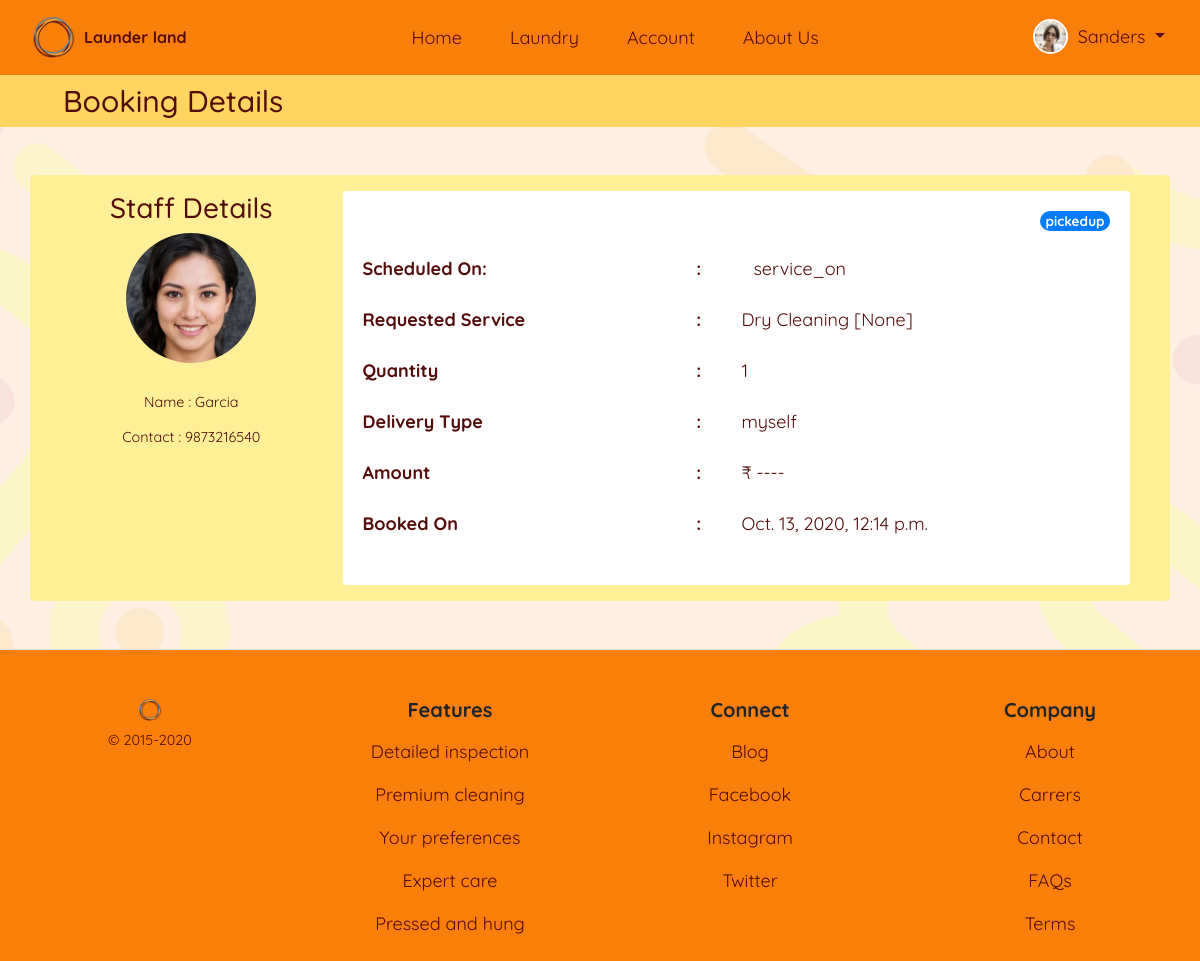
Page /laundry/mybookings/11/ (signed in) on the earlier database version.
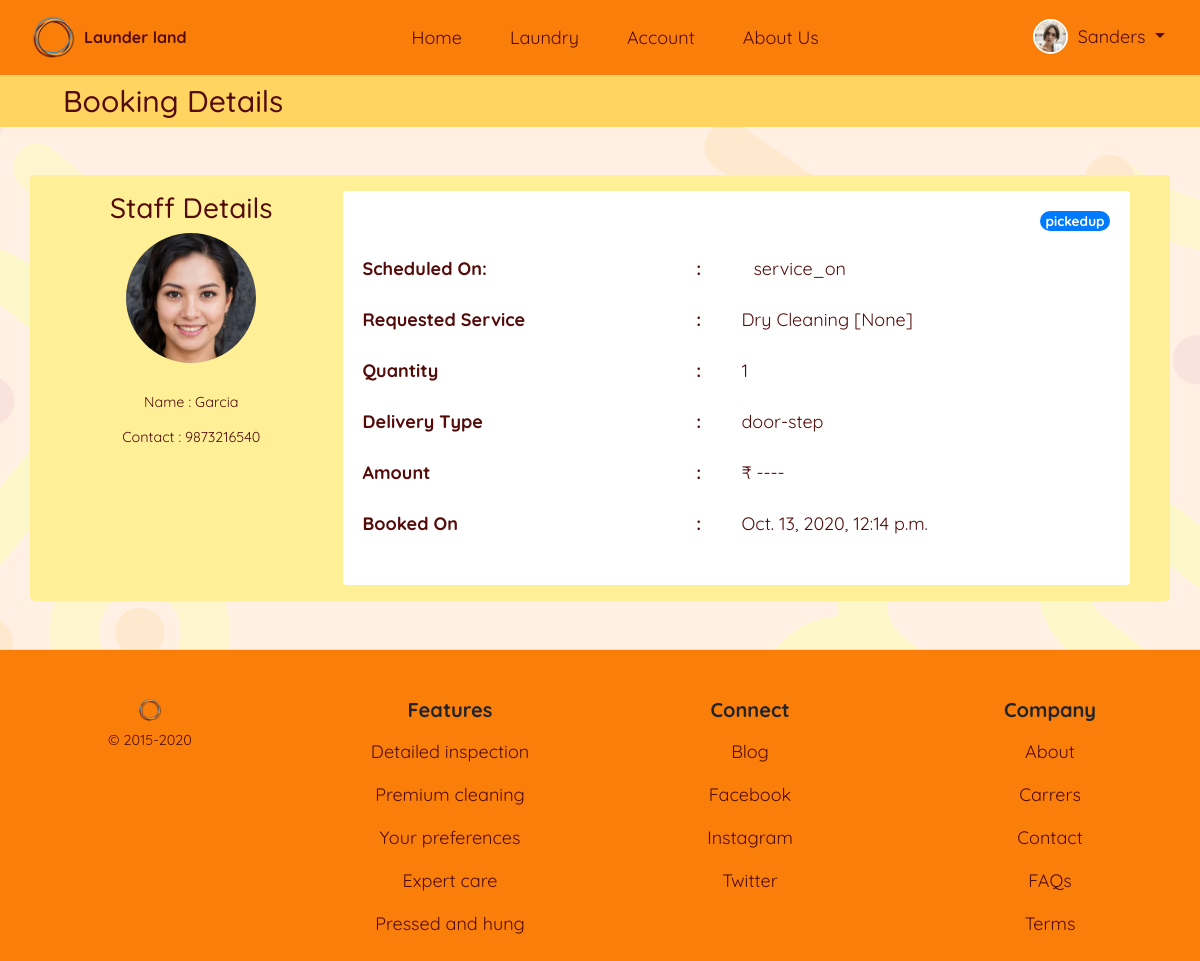
Same page on the later database version.
### laundry/models.py (models this page shows, shortened)
class Booking(models.Model):
    cust_id = models.ForeignKey(
        User, on_delete=models.CASCADE, related_name="cid")
    assigned_staff = models.ForeignKey(User, on_delete=models.CASCADE)
    services = models.ForeignKey(Service, on_delete=models.SET_NULL, null=True)
    sub_service = models.ForeignKey(
        Subservice, on_delete=models.SET_NULL, null=True)
    quantity = models.PositiveIntegerField()
    amount = models.FloatField(null=True, blank=True)
    delivery_choice = (('pickup', 'Pickup (Self)'), ('door-step', 'Door Step'))
    delivery_type = models.CharField(choices=delivery_choice, max_length=30)
    status_choice = (('pending', 'Pending'), ('pickedup', 'Picked Up'), ('canceled', 'Canceled'),
                     ('ready', 'Ready'), ('delivered', 'Delivered'))
    status = models.CharField(max_length=20, choices=status_choice,
                              default=status_choice[0][0])
    booked_on = models.DateTimeField(auto_now_add=True)
    class Meta:
        verbose_name = 'Booking'
        verbose_name_plural = 'Bookings'

### usermodule/models.py (models this page shows, shortened)
class User(AbstractUser):
    username = None
    mobile = models.CharField(unique=True, max_length=10)
    email = models.EmailField(unique=True)
    first_name = models.CharField(max_length=15)
    profile_pic = models.ImageField(default="profile.png", blank=True)
    gender_choice = (('Male', 'Male'), ('Female', 'Female'),
                     ('Other', 'Other'))
    gender = models.CharField(max_length=7, choices=gender_choice)
    user_type_choice = ((1, 'Owner'), (2, 'Staff'), (3, 'Customer'))
    user_type = models.PositiveSmallIntegerField(
        choices=user_type_choice)
    staff_status = models.BooleanField(default=False)
    address = models.CharField(max_length=100)
    street = models.CharField(max_length=50)
    city = models.CharField(max_length=50)
    state = models.CharField(max_length=50)
    pincode = models.CharField(max_length=6)
    creation_date = models.DateTimeField(auto_now_add=True)
    objects = UserManager()
    USERNAME_FIELD = 'mobile'
    REQUIRED_FIELDS = ['first_name']
    class Meta:
        verbose_name = 'User'
        verbose_name_plural = 'Users'

### staffmodule/models.py (models this page shows)
class Service(models.Model):
    service = models.CharField(max_length=50)
    def __str__(self):
        return self.service

### usermodule/decorators.py (the view)
    def wrap(request, *args, **kwargs):
        if request.user.is_authenticated:
            if request.user.user_type == 3:
                return function(request, *args, **kwargs)
            else:
                messages.warning(request, 'Signin using Customer Account')
                return redirect(redirect('usermodule:signin').url+'?next='+request.path)
        else:
            return redirect(redirect('usermodule:signin').url+'?next='+request.path)

### laundry/views.py (called while the page is built)
@user_is_customer
def Booking_details(request, id):
    booking = get_object_or_404(Booking, id=id)
    return render(request, 'laundry/booking_details.html', {'booking': booking})

### templates/laundry/booking_details.html (shortened to what the changed rows need)
{% extends 'base_layout.html' %}
{% load static %}
{% load crispy_forms_tags %}
{% block content %}
<body id="booking">
    <article class="container p-0">
        <div class="bg-light box-shadow-lg rounded-lg px-4 py-3 my-5 bg_light_orange_1">
            <div class="px-lg-3">
                <div class="row">
                    <section class="col-12 col-md-4 col-lg-3 px-0 brown text-center">
                        <div class="mx-auto d-flex justify-content-center mb-4">
                            <img src="{{ booking.assigned_staff.profile_pic.url }}" class="rounded-circle" width="130"
                                alt="{{ booking.assigned_staff.first_name }}" />
                        </div>
                        <div class="my-2">
                            <small>Name : {{ booking.assigned_staff.first_name }}</small>
                        </div>
                        <div class="my-2">
                            <small>Contact : {{ booking.assigned_staff.mobile }}</small>
                        </div>
                    </section>
                    <section class="col-12 col-md-8 col-lg-9">
                        <div class="card border-0">
                            <div class="card-body brown rounded">
                                <h5 class="card-title float-right badge rounded-pill
                                    {% if booking.status == 'delivered' %}
                                    badge-success
                                    {% elif booking.status == 'ready' %}
                                    badge-info
                                    {% elif booking.status == 'pickedup' %}
                                    badge-primary
                                    {% elif booking.status == 'pending' %}
                                    badge-warning
                                    {% elif booking.status == 'canceled' %}
                                    badge-danger
                                    {% endif %}">
                                    {{ booking.status }}
                                </h5>
                                <table class="table brown borderless">
                                    <thead>
                                        <tr>
                                            <th class="px-0" scope="row">Scheduled On:</th>
                                            <th>:</th>
                                            <td>service_on</td>
                                        </tr>
                                    </thead>
                                    <tbody>
                                        <tr>
                                            <th class="px-0" scope="row"> Requested Service</th>
                                            <th>:</th>
                                            <td class="px-0">{{ booking.services }} [{{ booking.sub_service }}]</td>
                                        </tr>
                                        <tr>
                                            <th class="px-0" scope="row">Quantity</th>
                                            <th>:</th>
                                            <td class="px-0">{{ booking.quantity }}</td>
                                        </tr>
                                        <tr>
                                            <th class="px-0" scope="row">Delivery Type</th>
                                            <th>:</th>
                                            <td class="px-0">
                                                {{ booking.delivery_type }}
                                            </td>
                                        </tr>
                                        <tr>
                                            <th class="px-0" scope="row">Amount</th>
                                            <th>:</th>
                                            <td class="px-0">
                                                &#x20B9; {{ booking.amount|default:"----" }}
                                            </td>
                                        </tr>
                                        <tr>
                                            <th class="px-0" scope="row">Booked On</th>
                                            <th>:</th>
                                            <td class="px-0">
                                                {{ booking.booked_on }}
                                            </td>
                                        </tr>
                                    </tbody>
                                </table>
                            </div>
                        </div>
                    </section>
                </div>
            </div>
        </div>
    </article>
</body>
{% endblock %}

Differences in the rows shown:
changed Booking "None": delivery_type "myself" → "door-step"
